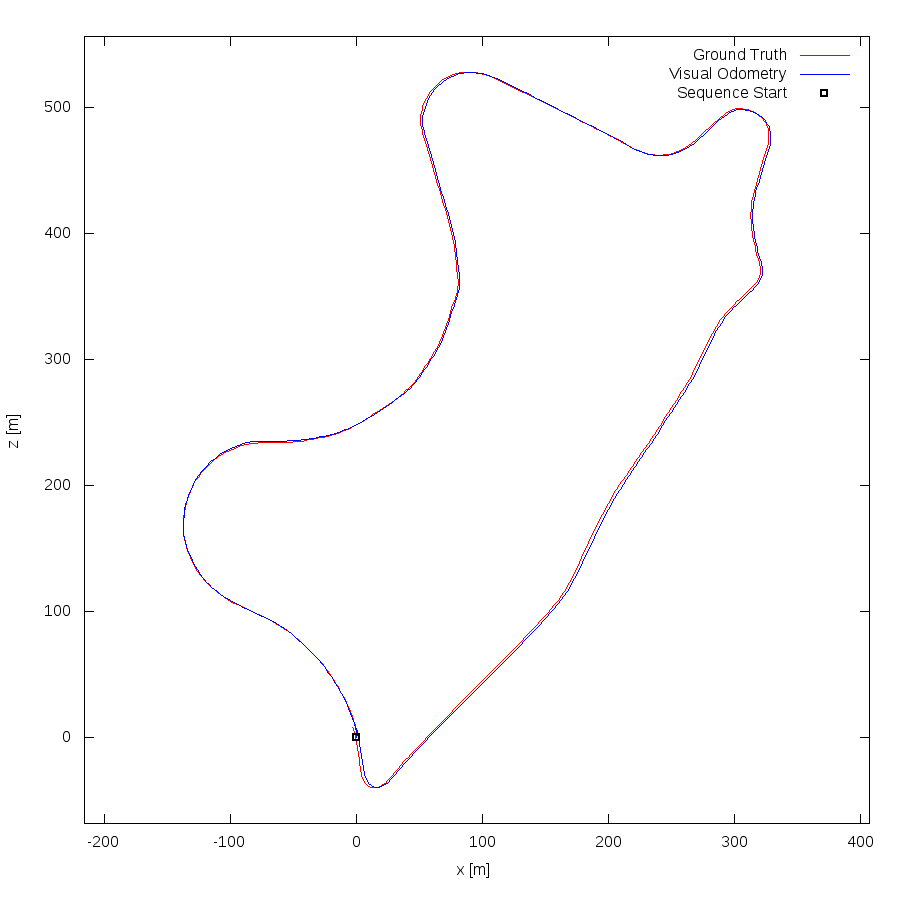

The gnuplot source for this figure:
set term png size 900,900
set output "09.png"
set size ratio -1
set xrange [-216:407]
set yrange [-68:556]
set xlabel "x [m]"
set ylabel "z [m]"
plot "09.txt" using 1:2 lc rgb "#FF0000" title 'Ground Truth' w lines,"09.txt" using 3:4 lc rgb "#0000FF" title 'Visual Odometry' w lines,"< head -1 09.txt" using 1:2 lc rgb "#000000" pt 4 ps 1 lw 2 title 'Sequence Start' w points
